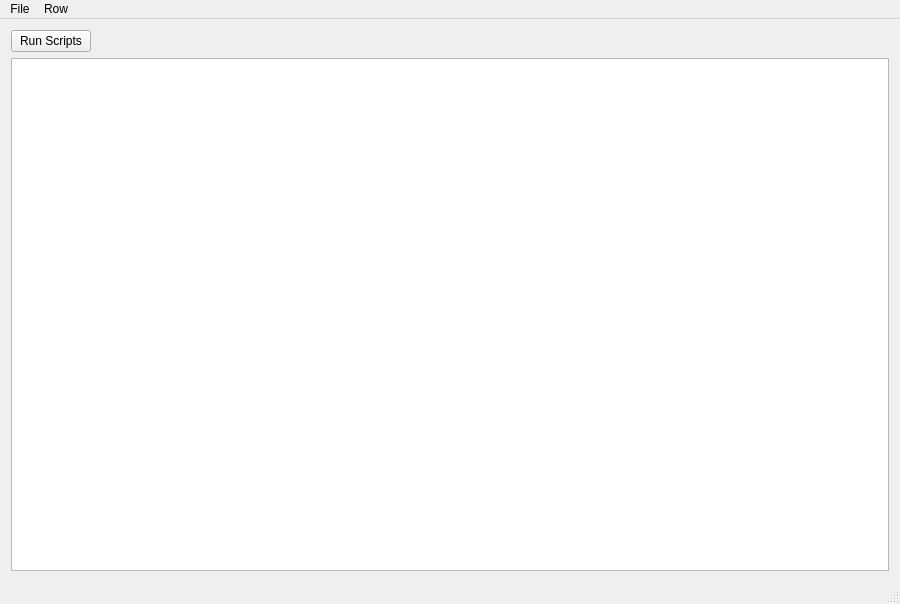
<?xml version="1.0" encoding="UTF-8"?>
<ui version="4.0">
 <class>MainWindow</class>
 <widget class="QMainWindow" name="MainWindow">
  <property name="geometry">
   <rect>
    <x>0</x>
    <y>0</y>
    <width>900</width>
    <height>604</height>
   </rect>
  </property>
  <property name="windowTitle">
   <string>MainWindow</string>
  </property>
  <widget class="QWidget" name="centralWidget">
   <property name="sizePolicy">
    <sizepolicy hsizetype="Expanding" vsizetype="Expanding">
     <horstretch>0</horstretch>
     <verstretch>0</verstretch>
    </sizepolicy>
   </property>
   <layout class="QVBoxLayout" name="verticalLayout">
    <item>
     <layout class="QHBoxLayout" name="horizontalLayout_2">
      <property name="bottomMargin">
       <number>0</number>
      </property>
      <item>
       <widget class="QPushButton" name="runButton">
        <property name="text">
         <string>Run Scripts</string>
        </property>
       </widget>
      </item>
      <item>
       <spacer name="horizontalSpacer_2">
        <property name="orientation">
         <enum>Qt::Horizontal</enum>
        </property>
        <property name="sizeHint" stdset="0">
         <size>
          <width>40</width>
          <height>20</height>
         </size>
        </property>
       </spacer>
      </item>
     </layout>
    </item>
    <item>
     <widget class="QTableView" name="tableView"/>
    </item>
   </layout>
  </widget>
  <widget class="QMenuBar" name="menuBar">
   <property name="geometry">
    <rect>
     <x>0</x>
     <y>0</y>
     <width>900</width>
     <height>21</height>
    </rect>
   </property>
   <widget class="QMenu" name="menuFile">
    <property name="title">
     <string>File</string>
    </property>
    <addaction name="actionNew"/>
    <addaction name="actionOpen"/>
    <addaction name="separator"/>
    <addaction name="actionSave"/>
    <addaction name="actionSave_As"/>
    <addaction name="separator"/>
    <addaction name="actionClose"/>
    <addaction name="actionExit"/>
   </widget>
   <widget class="QMenu" name="menuRow">
    <property name="title">
     <string>Row</string>
    </property>
    <addaction name="actionAddRow"/>
    <addaction name="actionRemoveRow"/>
   </widget>
   <addaction name="menuFile"/>
   <addaction name="menuRow"/>
  </widget>
  <widget class="QStatusBar" name="statusBar"/>
  <action name="actionNew">
   <property name="text">
    <string>New...</string>
   </property>
  </action>
  <action name="actionOpen">
   <property name="text">
    <string>Open...</string>
   </property>
  </action>
  <action name="actionSave">
   <property name="text">
    <string>Save</string>
   </property>
  </action>
  <action name="actionSave_As">
   <property name="text">
    <string>Save As...</string>
   </property>
  </action>
  <action name="actionClose">
   <property name="text">
    <string>Close</string>
   </property>
  </action>
  <action name="actionExit">
   <property name="text">
    <string>Exit</string>
   </property>
  </action>
  <action name="actionAddRow">
   <property name="text">
    <string>Add Row</string>
   </property>
  </action>
  <action name="actionRemoveRow">
   <property name="text">
    <string>Remove Row</string>
   </property>
  </action>
 </widget>
 <layoutdefault spacing="6" margin="11"/>
 <resources/>
 <connections/>
</ui>
